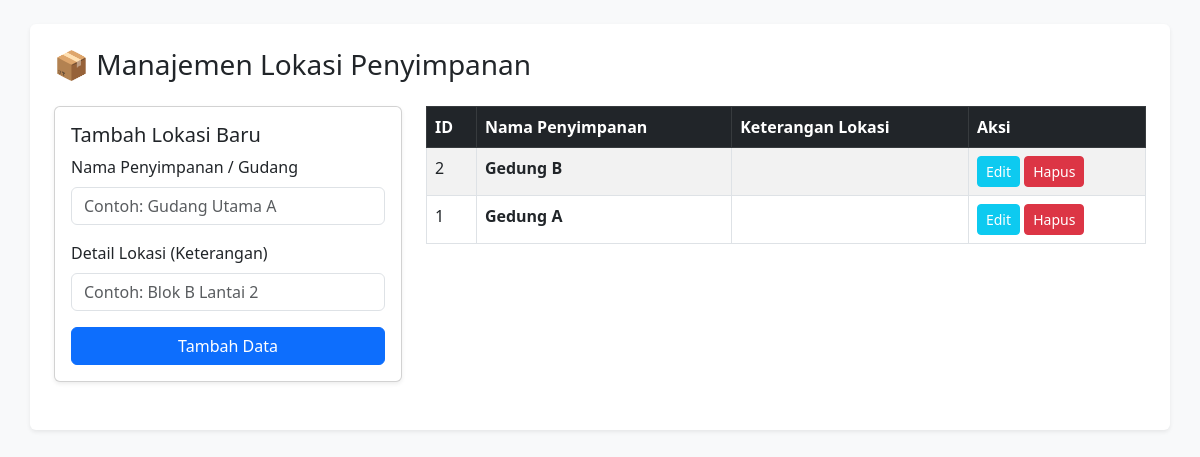
/admin/penyimpanan.php, run on the app's committed database.
### tables this page shows
CREATE TABLE IF NOT EXISTS `penyimpanan` (
  `id` int(11) NOT NULL AUTO_INCREMENT,
  `nama_penyimpanan` varchar(100) NOT NULL,
  PRIMARY KEY (`id`)
);

### admin/penyimpanan.php (the view, shortened to what this page needs)
<?php
include '../koneksi.php';
$edit_data = null;
$tampil = mysqli_query($koneksi, "SELECT * FROM penyimpanan ORDER BY id DESC");
?>
<!DOCTYPE html>
<html lang="id">
<head>
    <link href="https://cdn.jsdelivr.net/npm/bootstrap@5.3.0/dist/css/bootstrap.min.css" rel="stylesheet">
</head>
<body class="bg-light p-4">
<div class="container bg-white p-4 rounded shadow-sm">
    <h3 class="mb-4">📦 Manajemen Lokasi Penyimpanan</h3>
    <div class="row">
        <div class="col-md-4 mb-4">
            <div class="card p-3 shadow-sm">
                <h5><?= $edit_data ? 'Edit Lokasi' : 'Tambah Lokasi Baru' ?></h5>
                <form method="POST" action="">
                    <div class="mb-3">
                        <label class="form-label">Nama Penyimpanan / Gudang</label>
                        <input type="text" name="nama_penyimpanan" class="form-control" required value="<?= $edit_data ? $edit_data['nama_penyimpanan'] : ''; ?>" placeholder="Contoh: Gudang Utama A">
                    </div>
                    <div class="mb-3">
                        <label class="form-label">Detail Lokasi (Keterangan)</label>
                        <input type="text" name="lokasi" class="form-control" value="<?= $edit_data ? $edit_data['lokasi'] : ''; ?>" placeholder="Contoh: Blok B Lantai 2">
                    </div>
                    <button type="submit" name="<?= $edit_data ? 'ubah' : 'tambah' ?>" class="btn <?= $edit_data ? 'btn-warning' : 'btn-primary' ?> w-100">
                        <?= $edit_data ? 'Simpan Perubahan' : 'Tambah Data' ?>
                    </button>
                </form>
            </div>
        </div>
        <div class="col-md-8">
            <table class="table table-bordered table-striped">
                <thead class="table-dark">
                    <tr>
                        <th>ID</th>
                        <th>Nama Penyimpanan</th>
                        <th>Keterangan Lokasi</th>
                        <th>Aksi</th>
                    </tr>
                </thead>
                <tbody>
                    <?php while ($row = mysqli_fetch_assoc($tampil)) { ?>
                    <tr>
                        <td><?= $row['id']; ?></td>
                        <td><strong><?= htmlspecialchars($row['nama_penyimpanan']); ?></strong></td>
                        <td><?= htmlspecialchars($row['lokasi']); ?></td>
                        <td>
                            <a href="penyimpanan.php?edit=<?= $row['id']; ?>" class="btn btn-sm btn-info text-white">Edit</a>
                            <a href="penyimpanan.php?hapus=<?= $row['id']; ?>" class="btn btn-sm btn-danger" onclick="return confirm('Hapus lokasi ini?')">Hapus</a>
                        </td>
                    </tr>
                    <?php } ?>
                </tbody>
            </table>
        </div>
    </div>
</div>
</body>
</html>

### data on the page
penyimpanan: id "2", nama_penyimpanan "Gedung B"
penyimpanan: id "1", nama_penyimpanan "Gedung A"
